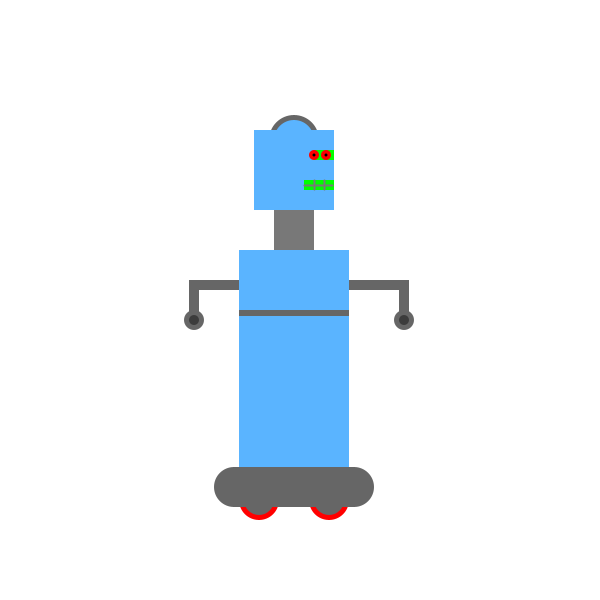
Frame 1 (no input)
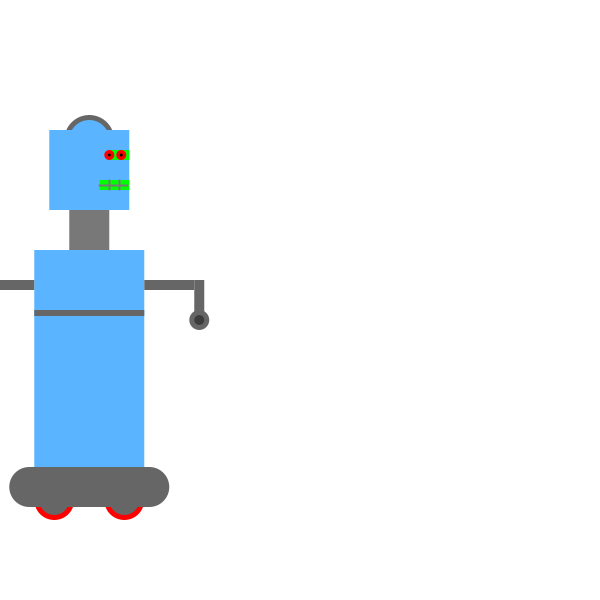
Frame 60 (the mouse pressed at the canvas centre just before this capture)
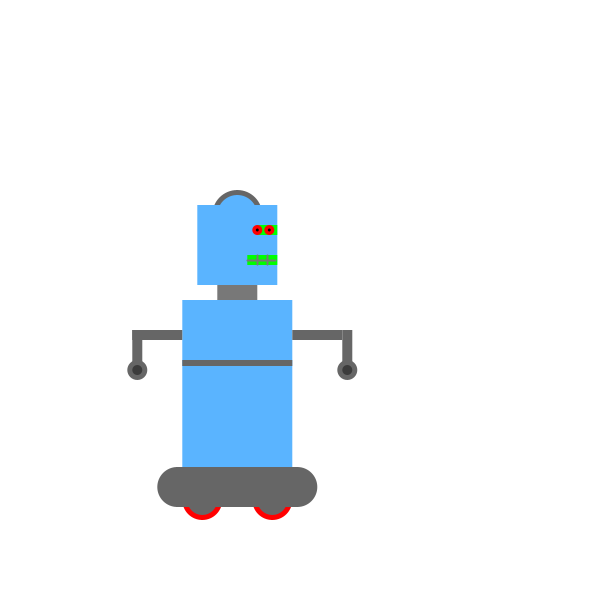
Frame 120 (the mouse held since frame 60 and released just before this capture)

The Processing sketch that drew these frames (run headless with seeded random() and noise(); from frame 60 on, the mouse is pressed at the canvas centre):

// Processing sketch: processing_55746
// ── processing_55746.pde

float x = 300;            // x-coordinate
float y = 500;           // y-coordinate
int radius = 45;       // Head Radius
int bodyHeight = 250;  // Body Height
int neckHeight = 100;  // Neck Height
float easing = 0.02;

void setup() {
  size(600, 600);
  smooth();
  strokeWeight(2);
  ellipseMode(RADIUS);
}

void draw() {
  int targetX = mouseX;
  x +=(targetX - x) * easing;
  if (mousePressed) {
    neckHeight = 50;
    bodyHeight = 200;
  } else {
    neckHeight = 75;
    bodyHeight = 250;
  }
  float ny = y - bodyHeight - neckHeight - radius; 
  background(255,255,255);

// Neck
fill(120);
noStroke();
rect(x-20,ny,40,y-bodyHeight);//rectangle neck

// base
noStroke();
fill(255,0,0);
ellipse(x-35,y,20,20);//wheel left
fill(102);
ellipse(x-35,y,15,15);
fill(255,0,0);
ellipse(x+35,y,20,20);
fill(102);
ellipse(x+35,y,15,15);
fill(102);
rect(x-60, y-33, 120, 40);
ellipse(x-60,y-13,20,20);
ellipse(x+60,y-13,20,20);
//body
fill(90, 180, 255);
rect(x-55, y-bodyHeight, 110, bodyHeight-33);
fill(102);
rect(x-55, y-bodyHeight+60, 110, 6);//random line

//arms
rect(x+55,y-bodyHeight+30,50,10);
rect(x+105,y-bodyHeight+30,10,40);
ellipse(x+110,y-bodyHeight+70,10,10);
fill(60);
ellipse(x+110,y-bodyHeight+70,5,5);

fill(102);

rect(x-105,y-bodyHeight+30,50,10);
rect(x-105,y-bodyHeight+30,10,40);
ellipse(x-100,y-bodyHeight+70,10,10);
fill(60);
ellipse(x-100,y-bodyHeight+70,5,5);


// Head

fill(102);
ellipse(x, ny+10, 25, 25);
fill(90, 180, 255);
ellipse(x, ny+10, 20, 20);

fill(90, 180, 255);
rect(x-40,ny,80,80);
fill(0,255,0);
rect(x+10,ny+50,30,10);//mouth
stroke(120);
line(x+10,ny+55,x+38,ny+55);
line(x+20,ny+50,x+20,ny+59);
line(x+30,ny+50,x+30,ny+59);
noStroke();
fill(0,255,0);
rect(x+20,ny+20,20,10);//eye background
fill(255,0,0);//eye colour
ellipse(x+20,ny+25,5,5);//left eye
ellipse(x+32,ny+25,5,5);//right eye
fill(0); //pupil colour
ellipse(x+20,ny+25,1.5,1.5);//pupli left
ellipse(x+32,ny+25,1.5,1.5);//pupil right
}
